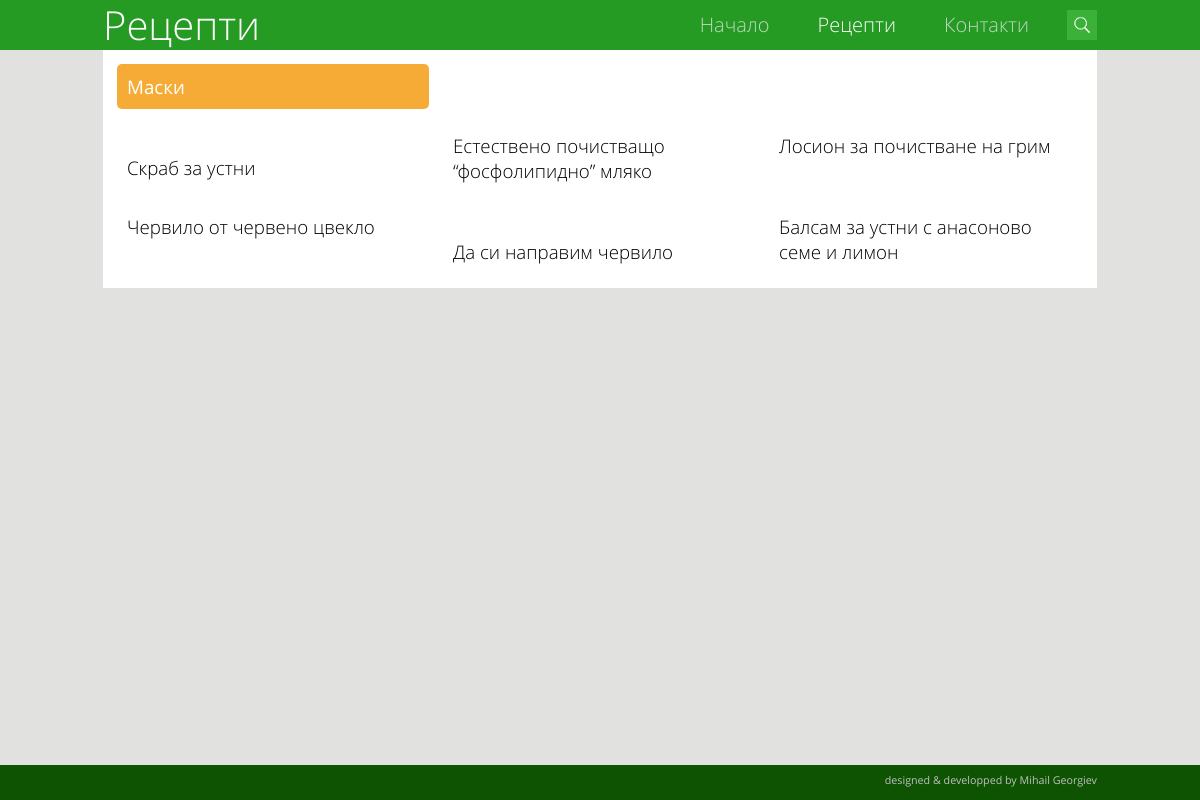
/recepts.php?cat=1, run on the app's committed database.
### tables this page shows
CREATE TABLE IF NOT EXISTS `subcategories` (
  `id` int(11) NOT NULL AUTO_INCREMENT,
  `name` varchar(255) NOT NULL,
  `for` int(11) NOT NULL,
  PRIMARY KEY (`id`)
);

CREATE TABLE IF NOT EXISTS `recepts` (
  `id` int(11) NOT NULL AUTO_INCREMENT,
  `name` varchar(255) NOT NULL,
  `recepts` text NOT NULL,
  `small_image` varchar(255) NOT NULL,
  `text` text NOT NULL,
  `video` varchar(255) NOT NULL,
  `category` int(11) NOT NULL,
  `subcategory` int(11) NOT NULL,
  PRIMARY KEY (`id`)
);

### recepts.php (the view, shortened to what this page needs)
<!DOCTYPE html>
<html lang="bg">
	<head>
		<link rel="stylesheet" href="style/style.css">
	</head>
	<body>
		<div id="wrapper">
			<div id="container">
				<header>
					<div class="center">
						<div id="logo">
							Рецепти
						</div>
						<div id="menu">
							<ul>
								<li><a href="index.php">Начало</a></li>
								<li>
									<label for="submenu-toggle" id="curent">Рецепти</label>
								</li>
								<li><a href="contacts.php">Контакти</a></li>
								<li id="search">
									<div id="searchicon"></div>
								</li>
							</ul>
						</div>
					</div>
				</header>
				<div id="content" class="center">
					<?php
						if(isset($_GET['cat'])){
							$cat = $_GET['cat'];
							$sql = mysql_query("SELECT * FROM recepts WHERE category='$cat' AND subcategory = '0'") or die(mysql_error());
							$subcat = mysql_num_rows(mysql_query("SELECT id FROM subcategories WHERE `for`='$cat'"));
							if ($subcat != 0){
								$sqlSC = mysql_query("SELECT * FROM subcategories WHERE `for`='$cat'") or die(mysql_error());
								echo'<div id="subcat">';
								while ($resultSC = mysql_fetch_assoc($sqlSC)) {
									echo '
										<a href="recepts.php?sub='.$resultSC['id'].'" class="article">
											<h3>'.$resultSC['name'].'</h3>
										</a>
									';
								}
								echo '</div>';
							}
							echo'<div id="article">';
							while ($result = mysql_fetch_assoc($sql)) {
								echo '
									<a href="recepts.php?id='.$result['id'].'" class="article">
										<div class="image">';
								echo'	</div>
										<h3>'.$result['name'].'</h3>
									</a>
								';
							}
							echo '</div>';
						}
					?>
				</div>
				<footer>
					<div class="center">
						<ul class="social">
							<li><a href="https://plus.google.com/109754114671350191105" id="google" target="_blank"></a></li>
							<li><a href="https://www.youtube.com/channel/UCWlGFngTTf4s46rp7MroP7A" id="youtube" target="_blank"></a></li>
							<li><a href="#" id="twitter" target="_blank"></a></li>
							<li><a href="https://www.facebook.com/pages/%D0%95%D0%BA%D0%BE-%D0%94%D0%BE%D0%BC/855329267838600" id="facebook" target="_blank"></a></li>
						</ul>
						<h6>designed &amp; developped by Mihail Georgiev</h6>
					</div>
				</footer>
			</div>
		</div>
	</body>
</html>

### style/style.css (style rules this page uses)
* { font-family: "Open Sans" !important; margin: 0; padding: 0; outline: none; font-weight: lighter; border: 0; }
body { background-color: #e1e2e0; }
html, body { margin:0; padding:0; height: 100%; }
#wrapper { min-height:100%; position:relative; }
#container { height: auto; overflow: hidden; padding-bottom: 30px; }
header { background-color: #259b24; height: 50px; }
.center { width: 994px; margin: 0 auto; }
header #logo { line-height: 50px; font-size: 40px; color: #fff; font-weight: lighter; }
header #menu { float: right; margin-top: -50px; line-height: 50px; }
header #menu > ul > li { float: left; margin-left: 38px; list-style: none; font-size: 20px; }
header #menu > ul > li > a { text-decoration: none; color: #bed8be; }
header #menu > ul > li > label { line-height: 50px; width: 100%; margin-left: none; padding: 0 10px; display: block; color: #BED8BE; cursor: pointer; }
header #menu > ul > li > label#curent { color: #fff; }
header #search { overflow: hidden; float: left; display: block; position: relative; width: 30px; height: 40px; padding-top: 10px; }
header #search #searchicon { width: 30px; height: 30px; background: #3bb13a url("../images/site/search.png") no-repeat center center; float: left; cursor: pointer; }
#content { background-color: #fff; height: auto; padding: 7px; overflow: hidden; margin-bottom: 10px; width: 980px; }
#content > #article > .article { width: 292px; height: auto; padding: 10px; text-decoration: none; color: #000; display: block; -webkit-border-radius: 3px; -moz-border-radius: 3px; border-radius: 3px; margin: 7px; word-wrap:break-word; }
#content > #subcat > .article { width: 292px; height: auto; padding: 10px; text-decoration: none; color: #fff; font-weight: bold; display: block; -webkit-border-radius: 5px; -moz-border-radius: 5px; border-radius: 5px; margin: 7px; word-wrap:break-word; background-color: #F5AB35; }
footer { background-color: #0d5302; width:100%; line-height: 30px; position:absolute; bottom:0; left:0; }
footer h6 { text-align: right; color: #c1c1c1; font-weight:normal; float: right; }
footer ul.social { float: left; text-decoration: none; margin-top: 5px; }
footer ul.social > li { float: left; margin-right:5px; overflow: hidden; }

### data on the page
subcategories: name "Маски"
recepts: name "Скраб за устни"
recepts: name "Естествено почистващо “фосфолипидно” мляко"
recepts: name "Лосион за почистване на грим"
recepts: name "Балсам за устни с анасоново семе и лимон"
recepts: name "Червило от червено цвекло"
recepts: name "Да си направим червило"
